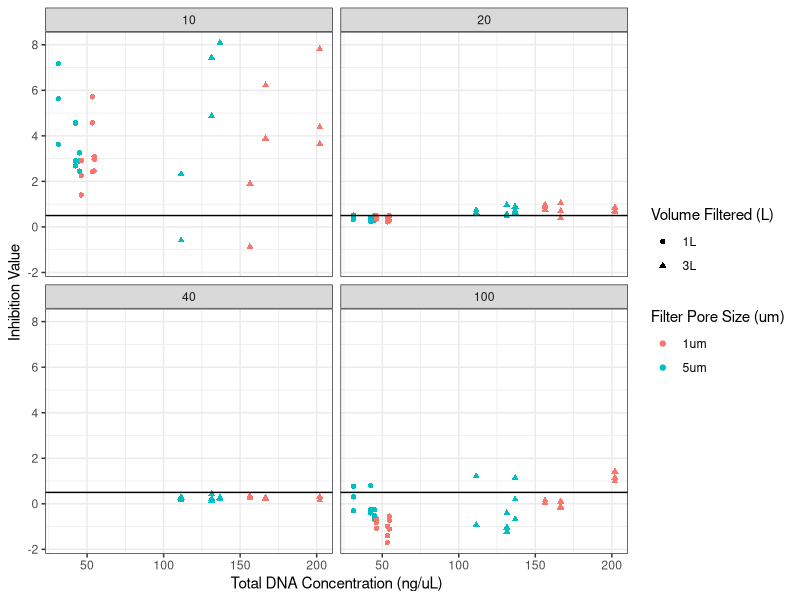
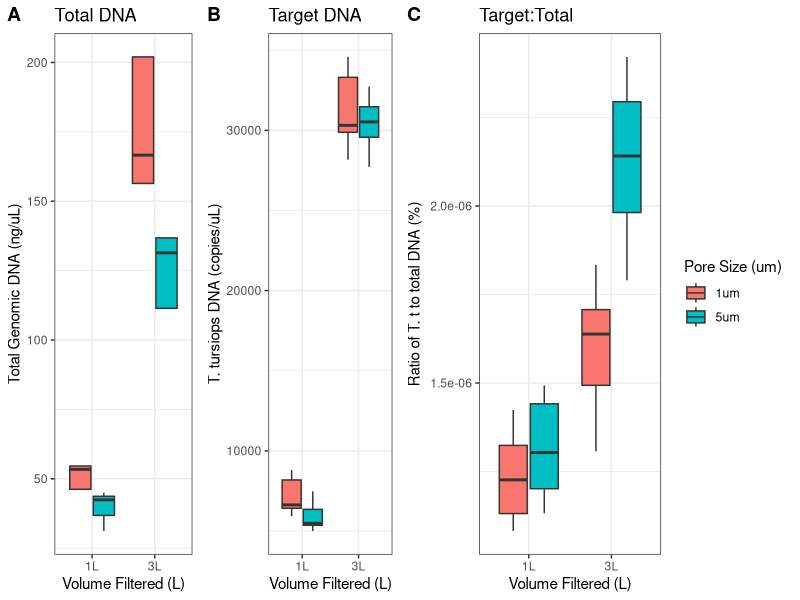
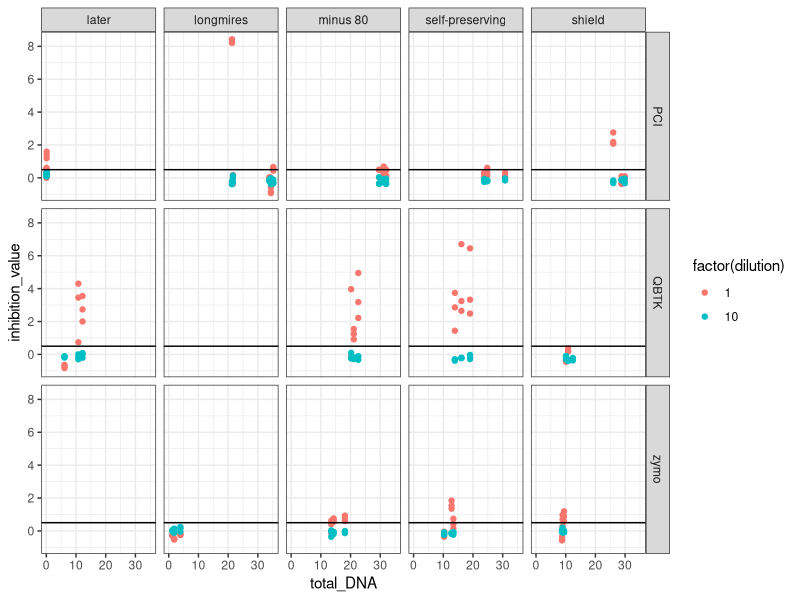
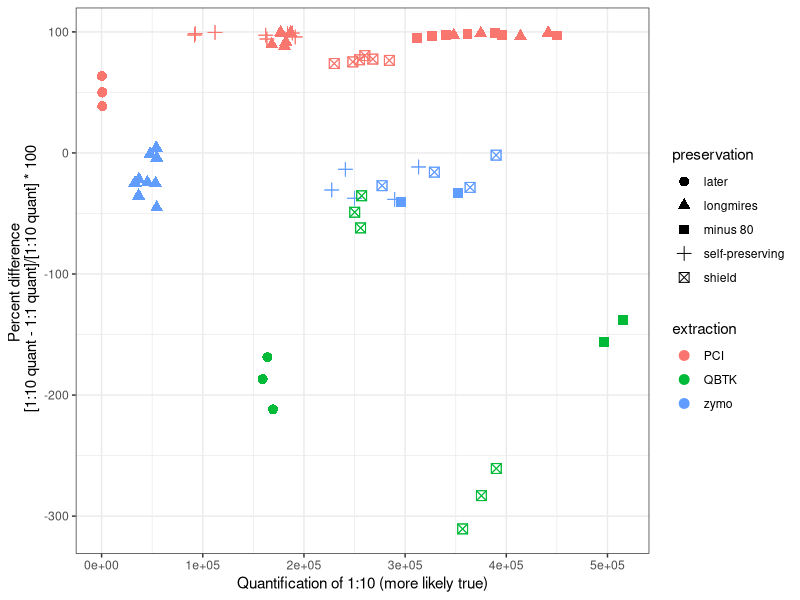
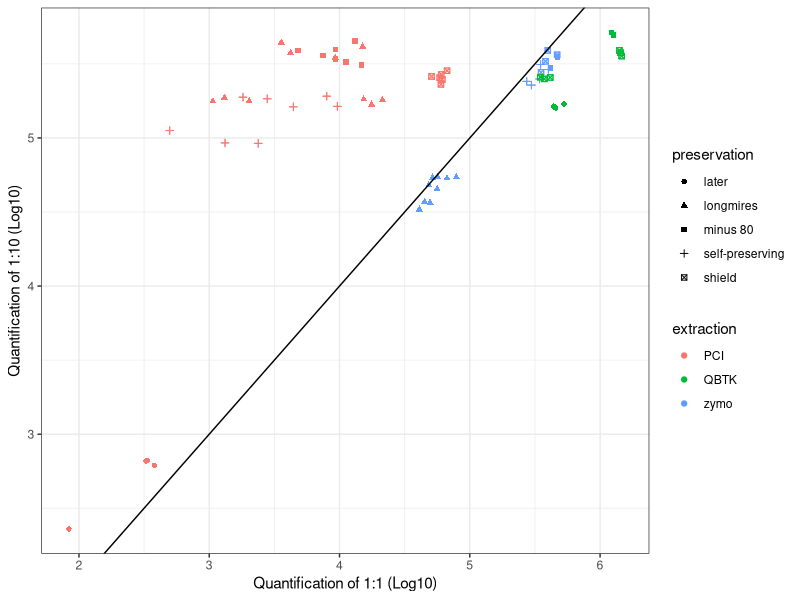
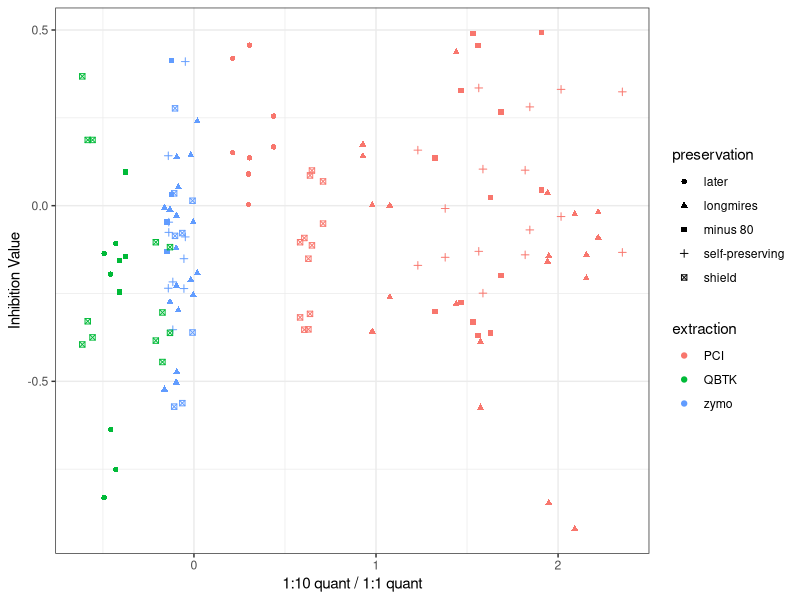
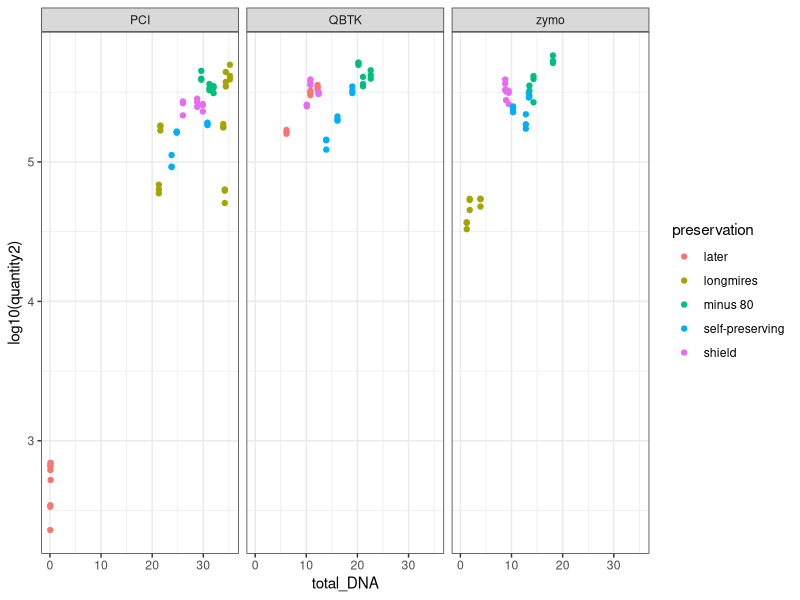
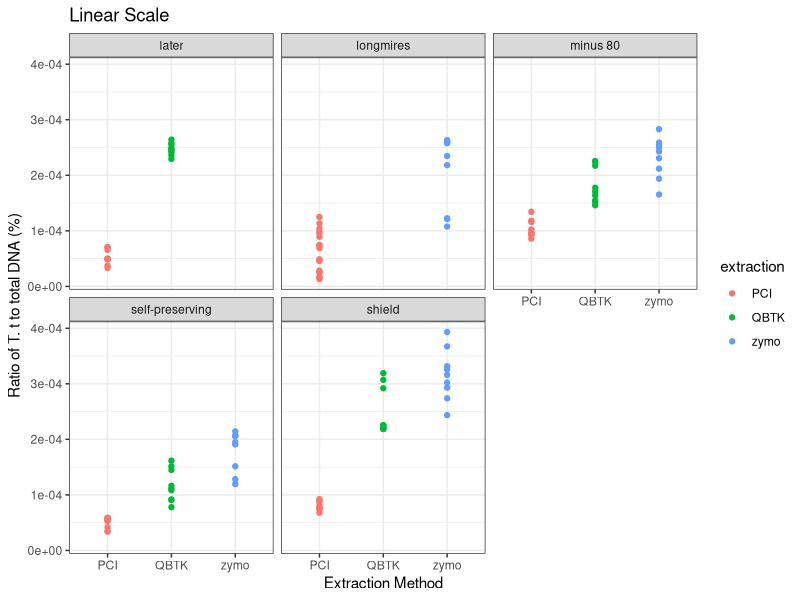

Write R code to recreate these figures, in order.
## ---- chunk 1
library(tidyverse)
library(ggplot2)
library(here)
library(cowplot)
## ---- chunk 2
v_ps_raw <- read.csv(here("data","MURI_Module1_datasheets - 01_bangor_fielddeployment1_Sept2022.csv"))

v_ps <- v_ps_raw %>% 
  filter(task == "filter_vol") %>% # only keep samples used for the pore size x volume comparison 
  filter(extraction == "PC") %>% # we collected a few via Smith Root and extracted with Qiagen, remove
  select(c(lab_ID, rep, filter_size, vol_filtered, dilution_factor, DNA_20_conc, DNA_total_conc, Tt_Ct, 
           Tt_conc, Tt_total_conc, IPC_CT, IPC_meanNTC, IPC_meanNTC_SD, inhibition_value, inhibited, use))

## NOTE: go back to raw later and get stats for efficiency, LOD, etc. for all runs

# fill in total DNA for all samples 
v_ps_qubit <- v_ps %>% 
  select(c(lab_ID, DNA_total_conc)) %>% 
  drop_na(DNA_total_conc) %>% 
  distinct() # there are multiple per row because of multiple dilutions - just need one per sample here 

v_ps2 <- v_ps %>% 
  left_join(v_ps_qubit %>% rename(total_DNA=DNA_total_conc), by= "lab_ID") %>% 
  select(c(lab_ID, total_DNA, inhibition_value, dilution_factor, filter_size, vol_filtered)) %>% 
  mutate(inhibition_value = as.numeric(inhibition_value)) %>% 
  mutate(total_DNA = as.numeric(total_DNA))

ggplot(v_ps2, aes(x=total_DNA, y=inhibition_value, 
                 shape = vol_filtered, color = filter_size)) + 
  geom_point() + 
  facet_wrap(~dilution_factor) +
  theme_bw() + 
  geom_hline(yintercept=0.5) + 
  labs(x="Total DNA Concentration (ng/uL)", y= "Inhibition Value", shape ="Volume Filtered (L)", color = "Filter Pore Size (um)")

## ---- chunk 3

v_ps_tt <- v_ps %>% 
  filter(use == 1) %>% # only use the non-inhibited samples for actual quants of t tursiops 
  filter(inhibited == 0) # looks like a few inhibited slipped through so get rid of those guys for now 
  
v_ps_total_box <- ggplot(v_ps_tt, aes(x=vol_filtered, y=DNA_total_conc, fill=filter_size)) + 
  geom_boxplot() + 
  labs(y="Total Genomic DNA (ng/uL)", x = "Volume Filtered (L)", title="Total DNA") + 
  theme_bw() + 
  guides(fill=FALSE)

v_ps_tt_box <- ggplot(v_ps_tt, aes(x=vol_filtered, y=Tt_total_conc, fill=filter_size)) + 
  geom_boxplot() + 
  theme_bw() + 
  labs(y="T. tursiops DNA (copies/uL)", x = "Volume Filtered (L)", title = "Target DNA", fill="Filter Pore Size (um)") + 
  guides(fill=FALSE)

## NOW RATIO!!! 
v_ps_tt <- v_ps_tt %>% 
  mutate(ratio_tt_total = ((Tt_total_conc/1.132e+10)/DNA_total_conc)*100) 

## target is 86 bp - use NEB https://nebiocalculator.neb.com/#!/dsdnaamt
## 1.132e+10 copies of target = 1 ng of target 

v_ps_ratio_box <- ggplot(v_ps_tt, aes(x=vol_filtered, y=ratio_tt_total, fill=filter_size)) + 
  geom_boxplot() + 
  theme_bw() + 
  labs(y="Ratio of T. t to total DNA (%)", x = "Volume Filtered (L)", title = "Target:Total", fill="Pore Size (um)")

# put plots next to each other 
plot_grid(v_ps_total_box, v_ps_tt_box,v_ps_ratio_box, 
          labels = c("A", "B", "C"),
          ncol = 3, nrow = 1, rel_widths = c(1,1,2))

# some summary statistics of the box plots 
v_ps_tt_summary <- v_ps_tt %>% 
  group_by(filter_size, vol_filtered) %>% 
  summarize(n=n(),
            mean_total_DNA = mean(DNA_total_conc), sd_total_DNA = sd(DNA_total_conc), 
            mean_tt_DNA = mean(Tt_total_conc), sd_tt_DNA = sd(Tt_total_conc),
            mean_ratio = mean(ratio_tt_total), sd_ratio = sd(ratio_tt_total)) %>% 
  mutate(total_cv = sd_total_DNA/mean_total_DNA) %>% 
  mutate(tt_cv = sd_tt_DNA/mean_tt_DNA) %>% 
  mutate(ratio_cv = sd_ratio/mean_ratio)

rmarkdown::paged_table(v_ps_tt_summary)
## ---- chunk 4

p_e_raw <- read.csv(here("data","MURI_Module1_datasheets - 06_matrix_Mar2023.csv"))

## ---- chunk 5
p_e_inhib <- p_e_raw %>% 
  filter(filter_v_liq == "filter") %>% # only keep samples used filter 
  mutate(quantity=as.numeric(quantity)) %>% 
  mutate(quantity2=dilution*quantity) %>% 
  mutate(total_DNA=as.numeric(total_DNA)) %>% 
  mutate(inhibition_value=as.numeric(inhibition_value))

ggplot(p_e_inhib, aes(x=total_DNA, y=inhibition_value, color=factor(dilution))) +
  geom_point() + 
  geom_hline(yintercept=0.5) + 
  facet_grid(~extraction ~preservation) + 
  theme_bw()

# Basically for the same sample, bio rep, and tech rep, if 1:1 and 1:10 both say not inhibited, does the quant give you the same target when you multiply the 1:10 by 10

p_e_not_inhib_simple <- p_e_inhib %>% 
  filter(inhibited == 0) %>% 
  drop_na(quantity2) %>% 
  select(c(sample, bio_rep, tech_rep, dilution, preservation, extraction, quantity, inhibition_value, quantity2)) %>% 
  unite(sample_bio_tech, c(sample, bio_rep, tech_rep), remove=FALSE)

keep_pairs <- p_e_not_inhib_simple %>% 
  group_by(sample, bio_rep, tech_rep) %>% 
  summarize(n=n()) %>% 
  filter(n==2) %>% 
  unite(sample_bio_tech, c(sample, bio_rep, tech_rep))

t <- p_e_not_inhib_simple %>% 
  filter(sample_bio_tech %in% keep_pairs$sample_bio_tech) %>% 
  select(c(sample_bio_tech, dilution, quantity2)) %>% 
  pivot_wider(names_from = dilution, values_from=quantity2) %>% 
  rename(d1="1",d10="10") %>% 
  mutate(diffquant = d10-d1) %>% 
  mutate(diffquant_percent = diffquant/d10*100)
  
# ggplot(p_e_not_inhib, aes(x=extraction, y=quantity2, color=factor(dilution))) +
#   geom_point() + 
#   facet_grid(~preservation) + 
#   theme_bw()

# ggplot(t, aes(x=log10(d1), y=log10(d10))) +
#   geom_point() + 
#   labs(x="Quantification of 1:1 (Log10)", y="Quantification of 1:10 (Log10)") +
#   geom_abline(slope=1, intercept=0) +
#   theme_bw()
  

t2 <- t %>% 
  left_join(p_e_not_inhib_simple, by = "sample_bio_tech")

ggplot(t2, aes(x=d10, y=diffquant_percent, shape=preservation, color=extraction)) +
  geom_point(size=3) + 
  labs(x="Quantification of 1:10 (more likely true)", y="Percent difference \n [1:10 quant - 1:1 quant]/[1:10 quant] * 100") + 
  theme_bw()

ggplot(t2, aes(x=log10(d1), y=log10(d10), color=extraction, shape=preservation)) +
  geom_point() + 
  labs(x="Quantification of 1:1 (Log10)", y="Quantification of 1:10 (Log10)") + 
  geom_abline(slope=1, intercept=0) +
  theme_bw()

t3 <- t2 %>% 
  mutate(d10_d1 = d10/d1)

ggplot(t3, aes(x=log10(d10_d1), y=inhibition_value, color=extraction, shape=preservation)) +
  geom_point() + 
  labs(x="1:10 quant / 1:1 quant", y="Inhibition Value") + 
  theme_bw()

## ---- chunk 6
p_e <- p_e_raw %>% 
  filter(filter_v_liq == "filter") %>% # only keep samples used filter 
  filter(inhibited==0) %>% # for now, only keep things not inhibited 
  mutate(quantity=as.numeric(quantity)) %>% 
  mutate(quantity2=dilution*quantity) %>% 
  mutate(total_DNA=as.numeric(total_DNA)) %>% 
  mutate(ratio_tt_total = ((quantity2/1.132e+10)/total_DNA)*100) %>% 
  filter(dilution==10) # for now, just use 1:10 dilutions so we don't double count 

ggplot(p_e, aes(x=total_DNA, y=log10(quantity2), color=preservation)) + 
  geom_point() + 
  facet_wrap(~extraction) + 
  theme_bw()
  
ggplot(p_e, aes(x=extraction, y=ratio_tt_total, color=extraction)) + 
  geom_point() + 
  facet_wrap(~preservation) + 
  theme_bw() + 
  labs(y="Ratio of T. t to total DNA (%)", x = "Extraction Method", title = "Linear Scale", fill="Preservation Method")  +
  guides(fill=FALSE)


ggplot(p_e, aes(x=extraction, y=log10(ratio_tt_total), fill=preservation)) + 
  geom_boxplot() + 
  theme_bw() + 
  labs(y="Log10 Ratio of T. t to total DNA (%)", x = "Extraction Method", title = "Log10 Scale", fill="Preservation Method") 

# # put plots next to each other 
# plot_grid(p_e_ratio_box_linear, p_e_ratio_box_log,
#           labels = c("A", "B"),
#           ncol = 2, nrow = 1, rel_widths = c(1,1.25))

## ---- chunk 7

bio_var <- p_e_raw %>% 
  filter(filter_v_liq == "filter") %>% # don't use any of the liquid 
  filter(smithroot_v_vaccum == "SR") %>% # for now just use smith root.... 
  filter(inhibited==0) %>% # only keep not inhibited sample
  filter(dilution==10) # keep only 1:10 dilutions (in case 1:1 and 1:10 were both not inhibited)

ggplot(bio_var, aes(x=extraction, y=log10(quantity), fill=preservation)) + 
  geom_boxplot() 

bio_var_stats <- bio_var %>% 
  group_by(extraction,preservation) %>% 
  summarize(n=n(), meanconc = mean(quantity), sdconc=sd(quantity)) %>% 
  mutate(cv = sdconc/meanconc)

ggplot(bio_var_stats, aes(x=extraction, y=cv, color=preservation)) + 
  geom_point() +
  theme_bw() + 
  labs(x="Extraction Method", y="Coefficient of Variation", color="Preservation")

ggplot(bio_var_stats, aes(x=extraction, y=meanconc, color=preservation)) + 
  geom_point(position=position_dodge(0.5)) +
  geom_errorbar(aes(ymin=meanconc-sdconc, ymax=meanconc+sdconc), width=.2,
                 position=position_dodge(0.5)) + 
  theme_bw() + 
  labs(x="Extraction Method", y="Mean Conc. (copies/uL)", color="Preservation") + 
  annotate("text", label="n = 9 (3 bio x 3 tech reps each)", y=2500,x=2.5 )

## ---- chunk 8
p_e_times <- read.csv(here("data","MURI_Module1_qPCR_metadata - Sheet35.csv"))

pe_times <- p_e_times %>% 
  select(c(lab_ID, reference, time_collected, onsite_or_offsite, time_filtered, field_notes, field_ID)) %>% 
  rename(sample=lab_ID)

bio_var <- bio_var %>% 
  left_join(pe_times, by="sample") %>% 
  mutate(field_ID = as.numeric(field_ID))

ggplot(bio_var, aes(x=field_ID, y=log10(quantity), shape=extraction, color=preservation)) + 
  geom_point() +
  #facet_wrap(~extraction) +
  theme_bw() + 
  labs(x="Field Collection Order", y="Log10 Concentration (copies/uL)")
  

## ---- chunk 9

vps_biovar <- v_ps_raw %>% 
  filter(task == "filter_vol") %>% # only keep samples used for the pore size x volume comparison 
  filter(extraction == "PC") %>% # we collected a few via Smith Root and extracted with Qiagen, remove
  group_by(lab_ID, rep) %>% 
  slice_max(dilution_factor)

ggplot(vps_biovar, aes(x=filter_size, y=Tt_total_conc, fill=vol_filtered)) + 
  geom_boxplot() + 
  theme_bw() 

ggplot(vps_biovar, aes(x=filter_size, y=log10(Tt_total_conc), fill=vol_filtered)) + 
  geom_boxplot() + 
  theme_bw() 

## ---- chunk 10

testlm <- glm(inhibition_value ~ preservation + extraction,
  data = p_e_not_inhib_simple)


v_ps_lm <- v_ps_tt %>% 
  mutate(vol1 = str_extract(vol_filtered, "[0-9]+")) %>% 
  mutate(ps1 = str_extract(filter_size, "[0-9]+")) 
  
lm(inhibition_value ~ vol1 + ps1 , 
    data = v_ps_lm)
